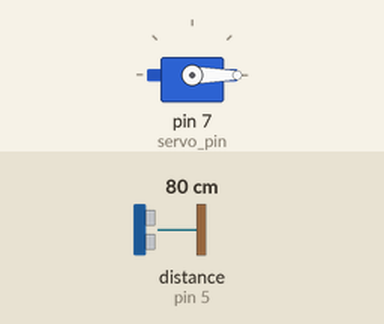
A sketch run on a simulated Arduino Uno, built with avr-gcc and run on an emulated ATmega328P. Parts: servo. Wiring (inferred from the names in the program): ultrasonic range finder: trigger pin 4; echo pin 5. The test bench sets the inputs (shaded band); at power-on: distance to the obstacle (sensor on pin 5) 80 cm. The echo pulse lasts 58.3 µs per cm; what the sketch prints to the serial monitor is not drawn.

Above: at 0.01 s.
1.3 s: distance to the obstacle (sensor on pin 5) set to 2 cm
At 2.1 s:
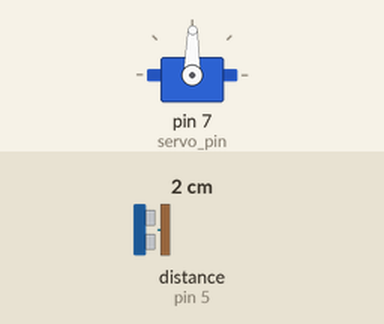
4.3 s: distance to the obstacle (sensor on pin 5) set to 250 cm
At 4.8 s:
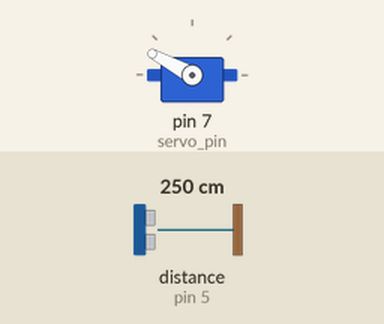
7.3 s: distance to the obstacle (sensor on pin 5) set to 18 cm
Timing chart, 0 to 16.3 s (numbered marks = the images above; inputs shaded):
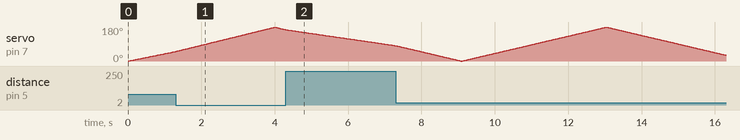

The sketch:

sonar_servo_with_serial.ino
```cpp
#include <Servo.h>
Servo servo;

int trig = 4, echo = 5;
int servo_pin = 7, angle = 0, i = 1;
long duration, distance;
void setup() {
  Serial.begin(9600);
  Serial.println("Radar Start");
  servo.write(angle);
  servo.attach(servo_pin);
  pinMode(trig, OUTPUT);
  pinMode(echo, INPUT);

}
long dist_calc(int angle);
void loop() {
  for (angle=0; angle<=179; angle+=1){
    servo.write(angle);
    delay(20);
    long dist = dist_calc(angle);
    Serial.print(String(angle)+","+String(dist)+".");
  }
  for (angle=179; angle>=0; angle-=1){
    servo.write(angle);
    delay(20);
    long dist = dist_calc(angle);
    Serial.print(String(angle)+","+String(dist)+".");
  }
}
long dist_calc(int angle){
  digitalWrite(trig, LOW);
  delayMicroseconds(2);
  digitalWrite(trig, HIGH);
  delayMicroseconds(10);
  digitalWrite(trig, LOW);
  duration = pulseIn(echo, HIGH); //trig HIGH ~ echo HIGH
  distance = (duration * 343 / 10000) / 2;  //cm

//
//  Serial.print("Angle: ");
//  Serial.print(angle);
//  Serial.print(", Distance: ");
//  Serial.print(distance);
//  Serial.println(" cm");
  return distance;
}
```
